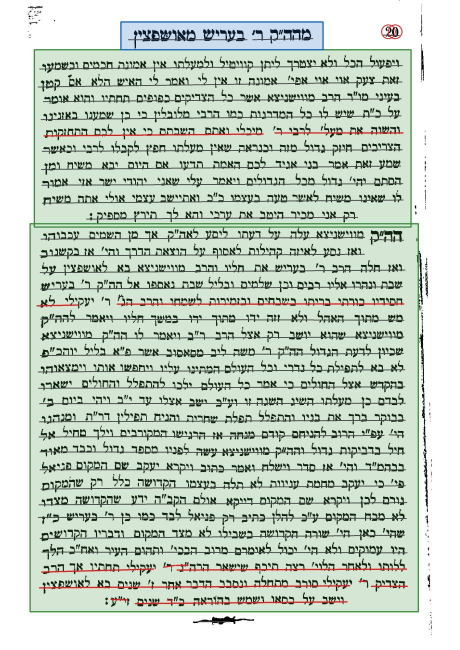
#> input picture editions/layout-test/compare/img/6577969_0022_opus.jpg, 919 x 1300 px (shown at 1/2 size)
$ python -i run_layout.py   (imports and definitions only)   (older library calls are emulated)
#> lines starting #> are read from the running program, lines starting #| are printed output that depends on the picture; after the words box and inside, x2 and y2 are one past the last pixel; in counts of white or black regions, pixels touching at a corner belong together
### editions/scan-check/scan_checks.py
#!/usr/bin/env python3
"""Series check of page scans before any layout or HTR run: image measurements only, no OCR, no credits.

For every page of the Transkribus docs given (default: all docs uploaded since 2026-11-01 in
editions/transkribus-collection-map.tsv) it measures letter height, sharpness, contrast, skew, warp,
pages without text, duplicate pages, two-page spreads, cropped text, dark scanner borders and coloured areas (stamps, tears),
then writes one row per page and one row per book.

Needs OpenCV, which is not in the project venv (pip install opencv-python-headless numpy scipy).

    python scan_checks.py IMG_DIR FULLDOC_DIR          # IMG_DIR/<docId>/<pageNr:04d>.jpg, FULLDOC_DIR/<docId>.json

Outputs editions/scan-check/scan-pages.tsv and scan-books.tsv. The flags mark hard defects; how the
thresholds were set is in the comment above them.
"""
import csv
import html
import json
import pickle
import sys
from collections import Counter, defaultdict
from multiprocessing import Pool
from pathlib import Path

import cv2
import numpy as np

REPO = Path(__file__).resolve().parents[2]
MAP = REPO / "editions" / "transkribus-collection-map.tsv"
TRP_PAGE = "https://app.transkribus.org/collection/49371/doc/{doc}/edit?pageNr={page}"
OUT = Path(__file__).resolve().parent

# Page flags for hard defects. Set 2026-11-11 against 1,331 finished pages read by PyLaia 52805
# (scan measurements vs the RA's corrections): no measurement predicts HTR error well (|rho| <= 0.3),
# so flags sit near the 5th/95th percentile of finished pages rather than at a CER cut-off.
MIN_CONTRAST = 100      # grey levels between 5th and 95th percentile (pages below 100: a third over 5% CER)
MAX_SKEW = 1.5          # degrees
MAX_WARP = 1.5          # degrees between left and right half skew (1.0 flagged straight pages)
MIN_SHARP = 0.05        # normalised Laplacian variance, see sharpness(); ~5th percentile
MAX_CUT = 30            # letter-sized blobs touching the image edge; ~95th percentile
MAX_COLOUR = 0.05       # share of page off the paper's colour: tape, stamps, tears
MAX_SHOW = 0.20         # share of mid-grey pixels after flattening: print showing through from the other side.
                        # Finished pages above it: 25% over 5% CER, against 3% below (work 3 sits at ~0.24)
DUP_CORR = 0.97         # correlation of 64x64 page thumbnails (a 64-bit hash matched different text pages)
MIN_RUN = 3             # consecutive pages before a size or line-spacing change counts as a series break


# [17 lines left out: functions thumb, runs, not called in this run]


def best_angle(bw):
    """Angle (degrees) that maximises the variance of the row projection: the text-line direction."""
    h, w = bw.shape
    best, best_v = 0.0, -1
    for a in np.arange(-4, 4.01, 0.25):
        m = cv2.getRotationMatrix2D((w / 2, h / 2), a, 1)
        v = cv2.warpAffine(bw, m, (w, h)).sum(1).astype(float).var()
        if v > best_v:
            best, best_v = a, v
    return float(best)


# [189 lines left out: functions line_spacing, sharpness, analyse, flags, main, not called in this run]


def pages_with(rs, flag):
    return [r for r in rs if any(f.startswith(flag) for f in r["flags"])]


# [82 lines left out: functions verdict, write_report, not called in this run]


# [2 lines that do not run on import are left out]

### editions/layout-test/layout_qa.py
"""Automatic layout checks: which pages need a human look.

Works on any layout given as PAGE XML (Transkribus Field Recognition, or a local tool), plus the page image.
Per page it first applies safe clean-ups (drop boxes with no ink, drop a box nested in another of the same tag),
then raises flags. Book-level habits (does this book have a catch-word, a running head, how many main-text
blocks) come from the automatic output of the whole book itself, so no corrected page is needed.

    python layout_qa.py LAYOUT_SUFFIX [IMAGE_DIR]     e.g.  python layout_qa.py fr
writes qa-<suffix>.tsv (one row per page: clean-ups, flags) for the pages in test-set.tsv.
"""
import csv, re, sys, collections, statistics as st
from pathlib import Path
import xml.etree.ElementTree as ET
import numpy as np, cv2

HERE = Path(__file__).parent
FW = ("page-number", "running-head", "catch-word")
SCALE_W = 1200  # analyse images at this width


# [16 lines left out: function read_layout, not called in this run]


RULES = {}  # img_path -> horizontal printed rules [(x0, y, x1)], filled by letters()


def letters(img_path, W, H):
    """Letter-sized ink blobs, in the PAGE XML's pixel coordinates: array of (cx, cy, h).
    Also records long thin horizontal strokes (printed rules, e.g. above footnotes) in RULES."""
    g = cv2.imread(str(img_path), cv2.IMREAD_GRAYSCALE)
    if g is None: return None
    s = SCALE_W / g.shape[1]
    g = cv2.resize(g, (SCALE_W, int(g.shape[0] * s)), interpolation=cv2.INTER_AREA)
    bg = cv2.medianBlur(g, 51)  # flatten uneven paper
    flat = cv2.divide(g, bg, scale=255)
    _, bw = cv2.threshold(flat, 0, 255, cv2.THRESH_BINARY_INV + cv2.THRESH_OTSU)
    n, _, stats, cent = cv2.connectedComponentsWithStats(bw, connectivity=8)
    hs = stats[1:, cv2.CC_STAT_HEIGHT]; ws = stats[1:, cv2.CC_STAT_WIDTH]; area = stats[1:, cv2.CC_STAT_AREA]
    ok = (hs >= 4) & (hs <= 80) & (ws <= 120) & (area >= 8) & (area <= 0.6 * hs * ws + 1e9)
    # drop blobs touching the image border (book edge, stand, neighbouring page)
    x, y = stats[1:, 0], stats[1:, 1]
    ok &= (x > 2) & (y > 2) & (x + ws < bw.shape[1] - 2) & (y + hs < bw.shape[0] - 2)
    sx, sy = W / bw.shape[1], H / bw.shape[0]
    rule = (ws > 0.2 * bw.shape[1]) & (hs < 0.012 * bw.shape[0]) & (x > 2) & (x + ws < bw.shape[1] - 2)
    RULES[str(img_path)] = [(x[i] * sx, (y[i] + hs[i] / 2) * sy, (x[i] + ws[i]) * sx) for i in np.where(rule)[0]]
    return np.column_stack([cent[1:, 0][ok] * sx, cent[1:, 1][ok] * sy, hs[ok] * sy])


def inside(pts, b, pad=0):
    return (pts[:, 0] >= b[0] - pad) & (pts[:, 0] <= b[2] + pad) & (pts[:, 1] >= b[1] - pad) & (pts[:, 1] <= b[3] + pad)


def overlap(a, b):
    ix = max(0, min(a[2], b[2]) - max(a[0], b[0])); iy = max(0, min(a[3], b[3]) - max(a[1], b[1]))
    return ix * iy / max(1, min((a[2]-a[0])*(a[3]-a[1]), (b[2]-b[0])*(b[3]-b[1])))


# [128 lines left out: functions clean, print_lines, page_flags, book_habits, main, not called in this run]


# [2 lines that do not run on import are left out]

### editions/layout-test/run_layout.py
"""Local layout for one book, in place of Transkribus Field Recognition + line detection.

    python run_layout.py DOCID [--pages 1-40] [--no-vlm]

Steps: page-instructions (skip pages; works on hold are refused) → deskew and crop each image →
YOLO regions (model trained on all tagged books) + Kraken lines (model fine-tuned on our pages), cut where they
cross from one region into another, joined and refilled (fix_lines.py) → footnote rules → back to the original
image's coordinates → Claude corrects the tags from the page images (vlm_relabel.py; --no-vlm to skip) →
reading order → PAGE XML → automatic checks. Nothing is sent to Transkribus.
Output in ~/Documents/Hasidigital-data/books/<doc>/: img/, prep/, layout/<page>.xml, flags.tsv.
"""
import csv, json, os, re, subprocess, sys, requests
from pathlib import Path
import numpy as np, cv2

HERE = Path(__file__).parent
sys.path.insert(0, str(HERE.parent / "scan-check"))
from scan_checks import best_angle
from layout_qa import letters, RULES, clean, page_flags, book_habits
from order_score import note_above, cuts_without_gap
from rules import combine_page, page_xml, tidy
from line_score import line_polys
from fix_lines import fix_page
from yolo_regions import CLASSES, DATA

TRP = "https://transkribus.eu/TrpServer/rest"
HOLD = {"3": "waits for a better scan", "77": "waits for a better scan", "43": "waits for Gadi", "11": "waits for Gadi", "114": "dropped 2026-11-15 by Sinai: Teitelbaum, not included in the corpus"}
MODEL = DATA / "yolo" / "runs" / "fold0" / "weights" / "best.pt"
KRAKEN = DATA / ".venv-kraken" / "bin" / "kraken"
LINE_MODEL = DATA / "kraken-train" / "lines-ft-best.safetensors"  # Kraken fine-tuned on 2,313 RA-checked pages (kraken_gt.py)


# [11 lines left out: functions session, instructions, not called in this run]


def prep(src, dst):
    """Deskew (if over 0.5°) and crop to the text with a margin. Returns the 2x3 matrix taking prepped
    coordinates back to the original image."""
#> called with src = 'compare/img/6577969_0022_opus.jpg', dst = 'out.png'
    im = cv2.imread(str(src)); g = cv2.cvtColor(im, cv2.COLOR_BGR2GRAY); h, w = g.shape
#> in prep, im is the input picture: shape (1300, 919, 3); mean B, G, R 197.5, 210.1, 197.8
    small = cv2.resize(g, (1000, int(1000 * h / w)), interpolation=cv2.INTER_AREA)
    _, bw = cv2.threshold(small, 0, 255, cv2.THRESH_BINARY_INV + cv2.THRESH_OTSU)
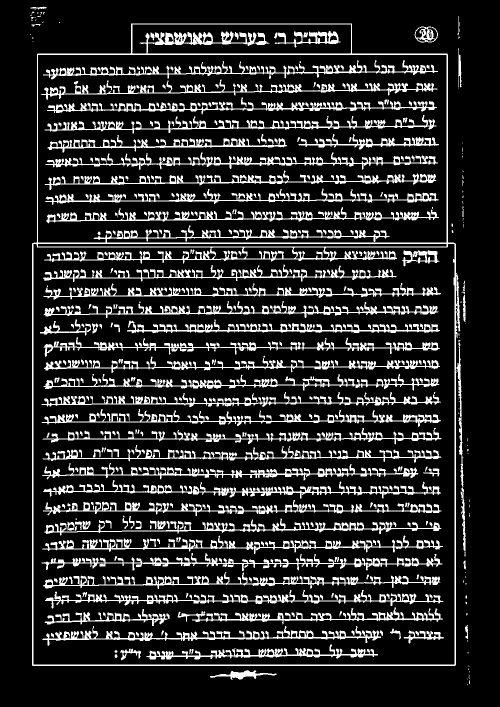
#> bw: shape (1414, 1000) (shown at 1/2 size); 16.2% white; 397 white regions (85 under 20 px), largest, box (x1, y1, x2, y2) and area: (64, 47, 921, 1332) 30477, (86, 960, 882, 997) 6287, (83, 1106, 885, 1142) 6272
    a = best_angle(bw[bw.shape[0] // 30: -bw.shape[0] // 30, bw.shape[1] // 30: -bw.shape[1] // 30])
#> the loop in best_angle, `for a in np.arange(-4, 4.01, 0.25):` made 33 passes
#> (v, best, best_v) on passes 1, 2, 8, 9, 10, 11, 12: (135250910.4, -4, 135250910.4), (140241710.1, -3.75, 140241710.1), (179468735.2, -2.25, 179468735.2), (268575637.8, -2, 268575637.8), (404302591.2, -1.75, 404302591.2), (583422776.1, -1.5, 583422776.1), (784544734.6, -1.25, 784544734.6)
#> after the loop in best_angle, `for a in np.arange(-4, 4.01, 0.25):`:
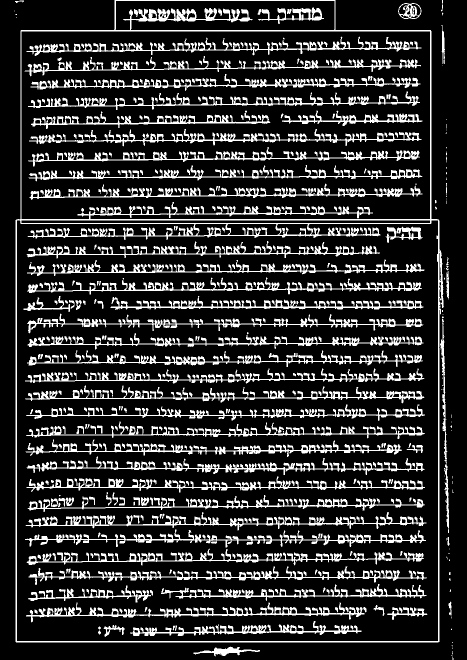
#> bw: shape (1319, 933) (shown at 1/2 size); 18.6% white; 380 white regions (69 under 20 px), largest, box (x1, y1, x2, y2) and area: (31, 0, 888, 1285) 30477, (53, 913, 849, 950) 6287, (50, 1059, 852, 1095) 6272
#> after the loop in best_angle, `for a in np.arange(-4, 4.01, 0.25):`: best = 0; best_v = 2.17e+09
#> a = 0
    M = cv2.getRotationMatrix2D((w / 2, h / 2), a if abs(a) >= 0.5 else 0, 1)
#> M = [[1, 0, 0], [0, 1, 0]]
    rot = cv2.warpAffine(im, M, (w, h), borderMode=cv2.BORDER_REPLICATE)
    cv2.imwrite(str(dst), rot)
    L = letters(dst, w, h)
#> in letters, `g = cv2.resize(g, (SCALE_W, int(g.shape[0] * s)), interpolation=cv2.IN..`:
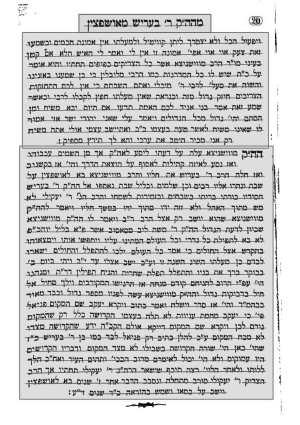
#> g: shape (1697, 1200) (shown at 1/4 size); min 0, max 255, mean 204.4
#> in letters, `bg = cv2.medianBlur(g, 51)`:
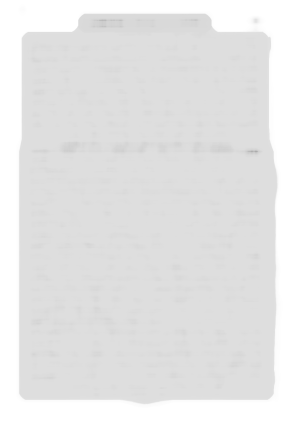
#> bg: shape (1697, 1200) (shown at 1/4 size); min 169, max 255, mean 229.4
#> in letters, `flat = cv2.divide(g, bg, scale=255)`:
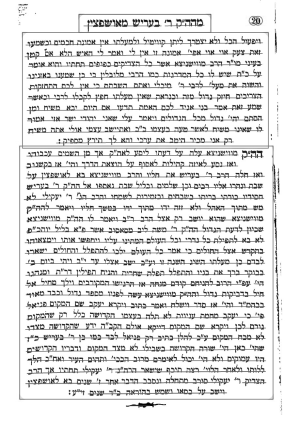
#> flat: shape (1697, 1200) (shown at 1/4 size); min 0, max 255, mean 225.3
#> in letters, `_, bw = cv2.threshold(flat, 0, 255, cv2.THRESH_BINARY_INV + cv2.THRESH..`:
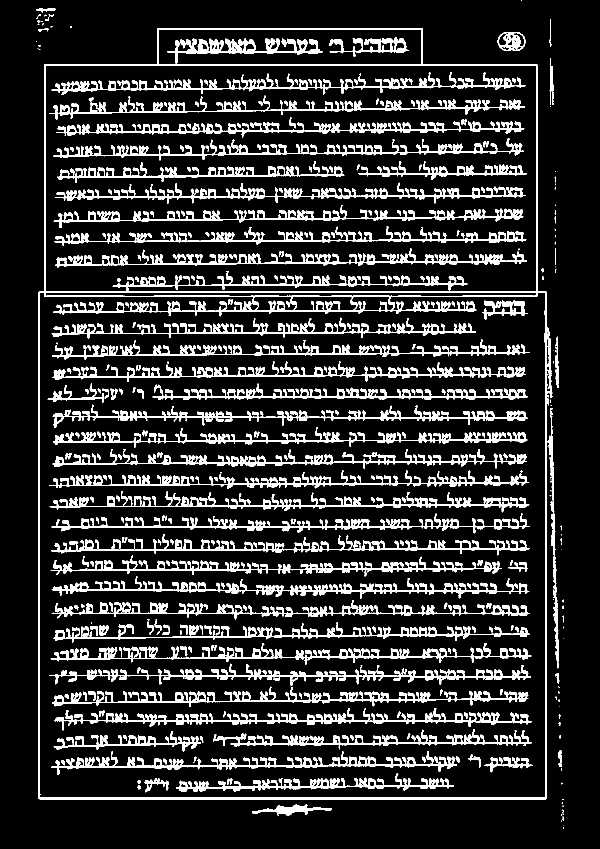
#> bw: shape (1697, 1200) (shown at 1/2 size); 15.5% white; 404 white regions (78 under 20 px), largest, box (x1, y1, x2, y2) and area: (77, 56, 1105, 1599) 42155, (99, 1327, 1062, 1371) 8622, (103, 145, 1051, 190) 8618
#> in letters, `n, _, stats, cent = cv2.connectedComponentsWithStats(bw, connectivity=8)`: n = 405; stats = 405 rows, first 6: [0, 0, 1200, 1697, 1721382], [1042, 0, 1, 2, 2], [73, 16, 38, 7, 145], [83, 22, 3, 3, 8], [77, 28, 5, 4, 15], [89, 29, 4, 4, 10]; cent = 405 pairs, first value 73 to 1127, second value 0.5 to 1655.5
#> in letters, `hs = stats[1:, cv2.CC_STAT_HEIGHT]`: hs = 404 values, max 1543 at index 19, min 1 at index 7, mean 19.5
#> in letters, `ws = stats[1:, cv2.CC_STAT_WIDTH]`: ws = 404 values, max 1028 at index 19, min 1 at index 0, mean 81.21
#> in letters, `area = stats[1:, cv2.CC_STAT_AREA]`: area = 404 values, max 42155 at index 19, min 1 at index 166, mean 779.7
#> in letters, `x, y = stats[1:, 0], stats[1:, 1]`: x = 404 values, max 1127 at index 319, min 72 at index 8, mean 573.3; y = 404 values, max 1655 at index 403, min 0 at index 0, mean 827.3
#> L = 316 rows, first 8: [70.67, 14.31, 5.36], [60.55, 22.47, 3.06], [69.23, 23.36, 3.06], [75.5, 23.11, 3.83], [80.08, 23.8, 3.83], [842.7, 51.41, 42.9], [58.86, 32.38, 4.6], [108.7, 40.98, 3.06]
    if L is not None and len(L) > 100:
        x0, x1 = np.percentile(L[:, 0], [0.5, 99.5]); y0, y1 = np.percentile(L[:, 1], [0.5, 99.5])
#> after `x0, x1 = np.percentile(L[:, 0], [0.5, 99.5])`: x0 = 63.9; x1 = 862.2
#> after `y0, y1 = np.percentile(L[:, 1], [0.5, 99.5])`: y0 = 22.84; y1 = 1221.7
        x0, x1 = int(max(0, x0 - 0.05 * w)), int(min(w, x1 + 0.05 * w)); y0, y1 = int(max(0, y0 - 0.04 * h)), int(min(h, y1 + 0.04 * h))
#> after `x0, x1 = (int(max(0, x0 - 0.05 * w)), int(min(w, x1 + 0.05 * w)))`: x0 = 17; x1 = 908
#> after `y0, y1 = (int(max(0, y0 - 0.04 * h)), int(min(h, y1 + 0.04 * h)))`: y0 = 0; y1 = 1273
    else:
        x0, y0, x1, y1 = 0, 0, w, h
    cv2.imwrite(str(dst), rot[y0:y1, x0:x1])
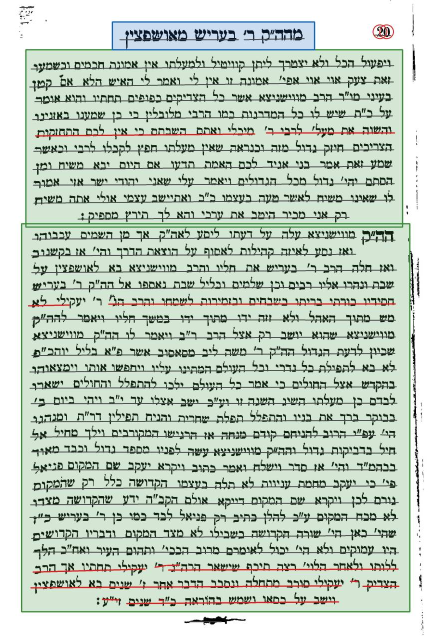
#> saved as out.png: shape (1273, 891, 3) (shown at 1/2 size); mean B, G, R 194.4, 207.7, 194.8
    back = cv2.invertAffineTransform(M)  # rotated → original
#> back = [[1, 0, 0], [0, 1, 0]]
    shift = np.array([[1, 0, x0], [0, 1, y0], [0, 0, 1]], float)
#> shift = [[1, 0, 17], [0, 1, 0], [0, 0, 1]]
    return (np.vstack([back, [0, 0, 1]]) @ shift)[:2], (w, h)


def to_orig(T, pts):
    pts = np.asarray(pts, float)
    return np.column_stack([pts, np.ones(len(pts))]) @ T.T


# [93 lines left out: functions merge_heads, relabel_book, main, not called in this run]


# [2 lines not run here, left out]

>>> result = prep('compare/img/6577969_0022_opus.jpg', 'out.png')
#> result = ([[1, 0, 17], [0, 1, 0]], (919, 1300))

$ run again, on editions/layout-test/htr-results/img/line03.jpg
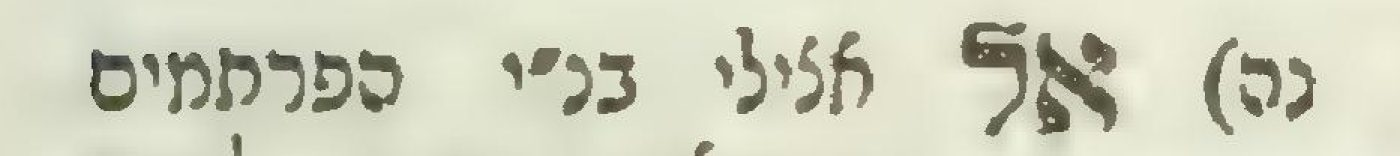
#> input picture editions/layout-test/htr-results/img/line03.jpg, 1400 x 156 px
#> in prep, im is the input picture: shape (156, 1400, 3); mean B, G, R 190, 210.3, 208.8
#> the loop in best_angle, `for a in np.arange(-4, 4.01, 0.25):` made 33 passes
#> (v, best, best_v) on passes 1 to 8: (245554278.1, -4, 245554278.1), (288399702.2, -3.75, 288399702.2), (334567442.9, -3.5, 334567442.9), (379587717.1, -3.25, 379587717.1), (422461382.3, -3, 422461382.3), (467138611.4, -2.75, 467138611.4), (515069219.3, -2.5, 515069219.3), (564239756, -2.25, 564239756)
#> after the loop in best_angle, `for a in np.arange(-4, 4.01, 0.25):`:
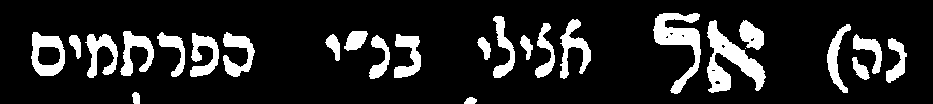
#> bw: shape (104, 933); 14.4% white; 26 white regions (1 under 20 px), largest, box (x1, y1, x2, y2) and area: (707, 20, 766, 93) 1775, (653, 13, 701, 94) 1530, (31, 32, 65, 76) 853
#> after the loop in best_angle, `for a in np.arange(-4, 4.01, 0.25):`: best = 0; best_v = 1.09e+09
#> a = 0
#> M = [[1, 0, 0], [0, 1, 0]]
#> in letters, `_, bw = cv2.threshold(flat, 0, 255, cv2.THRESH_BINARY_INV + cv2.THRESH..`:
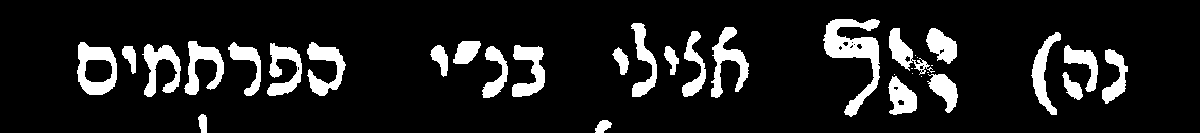
#> bw: shape (133, 1200); 12% white; 35 white regions (8 under 20 px), largest, box (x1, y1, x2, y2) and area: (823, 19, 880, 117) 2100, (77, 42, 117, 95) 1183, (711, 27, 749, 98) 1096
#> n = 36; stats = 36 rows, first 6: [0, 0, 1200, 133, 140370], [823, 19, 57, 98, 2100], [631, 23, 26, 74, 833], [711, 27, 38, 71, 1096], [889, 28, 46, 47, 692], [926, 28, 31, 36, 691]; cent = 36 pairs, first value 95.4 to 1114.7, second value 45.11 to 126
#> hs = 35 values, max 98 at index 0, min 1 at index 22, mean 36.8
#> ws = 35 values, max 57 at index 0, min 1 at index 22, mean 23.06
#> area = 35 values, max 2100 at index 0, min 1 at index 22, mean 549.4
#> x = 35 values, max 1102 at index 21, min 77 at index 9, mean 666.8; y = 35 values, max 120 at index 34, min 19 at index 0, mean 52.8
#> L = 23 rows, first 8: [750.4, 71.74, 86.8], [848.9, 72.08, 83.28], [1054.1, 60.55, 55.13], [1098.3, 52.91, 42.23], [809.2, 77.97, 77.41], [236.1, 77.54, 63.34], [543.8, 60.43, 26.98], [111.3, 80.1, 62.17]
#> back = [[1, 0, 0], [0, 1, 0]]
#> shift = [[1, 0, 0], [0, 1, 0], [0, 0, 1]]
#> result = ([[1, 0, 0], [0, 1, 0]], (1400, 156))
